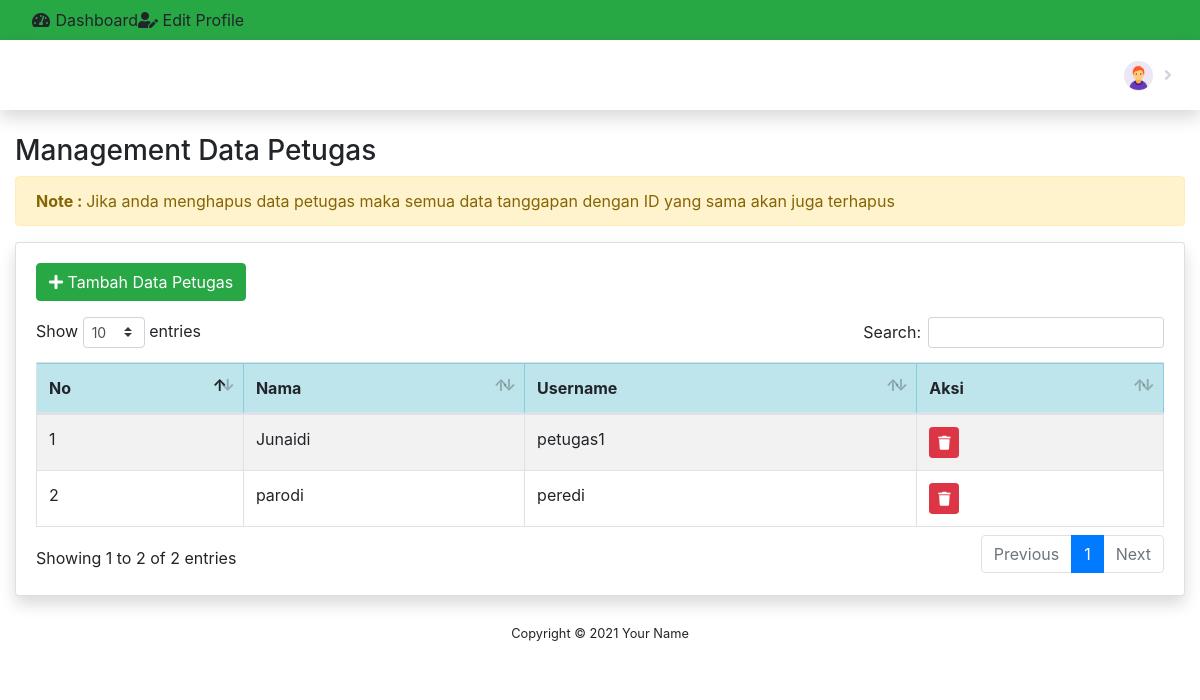
Screenshot of /index.php/boss/petugas with the database file from the repository.
### tables this page shows
CREATE TABLE `petugas` (
  `id_petugas` int(11) NOT NULL,
  `nama_petugas` varchar(35) NOT NULL,
  `username` varchar(25) NOT NULL,
  `password` varchar(32) NOT NULL,
  `telp` varchar(13) NOT NULL,
  `level` enum('admin','petugas') NOT NULL
);

### application/controllers/Boss.php (called while the page is built, shortened)
<?php
class Boss extends CI_Controller
{
	public function __construct(){
        $this->load->model('B_boss');
	}
	public function petugas()
	{
		$data['title'] = 'Management Data Petugas';
		$data['pengguna'] = $this->db->get_where('petugas', ['username' => $this->session->userdata('username')])->row_array();
		$data['petugas'] = $this->B_boss->getOnlyPetugas();
		$this->load->view('templates/header', $data);
		$this->load->view('templates/sidebar');
		$this->load->view('templates/topbar', $data);
		$this->load->view('boss/petugas/index', $data);
		$this->load->view('templates/footer');
	}
}

### index.php (called while the page is built, shortened)
<?php
require_once BASEPATH.'core/CodeIgniter.php';

### application/models/B_boss.php (called while the page is built, shortened)
<?php
class B_boss extends CI_Model
{
	public function getOnlyPetugas()
	{
		$this->db->order_by('nama_petugas', 'ASC');
		return $this->db->get_where('petugas', ['level !=' => ('admin')])->result();
	}
}

### application/views/boss/petugas/index.php (the view, shortened to what this page needs)
<div class="container-fluid">
    <h3>Management Data Petugas</h3>
    <div class="row">
        <div class="col-lg-12">
            <div class="alert alert-warning">
                <strong>Note : </strong> Jika anda menghapus data petugas maka semua data tanggapan dengan ID yang sama akan juga terhapus
            </div>
            <div class="card shadow">
                <div class="card-body">
                    <a href="<?= base_url('boss/add_petugas'); ?>" class="btn btn-success mb-3"><i class="fa fa-plus"></i> Tambah Data Petugas</a>
                    <table class="table table-striped table-bordered" id="myTable">
                        <thead class="table-info">
                            <tr>
                                <th>No</th>
                                <th>Nama</th>
                                <th>Username</th>
                                <th>Aksi</th>
                            </tr>
                        </thead>
                        <tbody>
                            <?php
                            $i = 1;
                            foreach ($petugas as $p) { ?>
                                <tr>
                                    <td><?= $i++; ?></td>
                                    <td><?= $p->nama_petugas; ?></td>
                                    <td><?= $p->username; ?></td>
                                    <td>
                                        <a href="<?= base_url('boss/del_petugas/') . $p->id_petugas; ?>" class="btn btn-danger btn-sm tombol-hapus"><i class="fa fa-trash"></i></a>
                                    </td>
                                </tr>
                            <?php } ?>
                        </tbody>
                    </table>
                </div>
            </div>
        </div>
    </div>
</div>
</div>

### rows the page displays
petugas: nama_petugas "Junaidi", username "petugas1"
petugas: nama_petugas "parodi", username "peredi"
